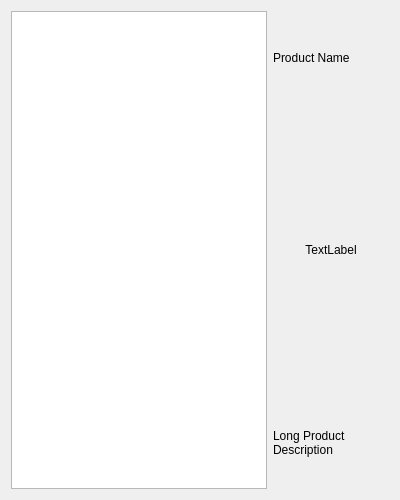
<?xml version="1.0" encoding="UTF-8"?>
<ui version="4.0">
 <author>
SPDX-FileCopyrightText: 2019 Adriaan de Groot &lt;groot@kde.org&gt;
SPDX-License-Identifier: GPL-3.0-or-later
 </author>
 <class>ConditionalPackageChooserPage</class>
 <widget class="QWidget" name="ConditionalPackageChooserPage">
  <property name="geometry">
   <rect>
    <x>0</x>
    <y>0</y>
    <width>400</width>
    <height>500</height>
   </rect>
  </property>
  <property name="sizePolicy">
   <sizepolicy hsizetype="MinimumExpanding" vsizetype="MinimumExpanding">
    <horstretch>0</horstretch>
    <verstretch>1</verstretch>
   </sizepolicy>
  </property>
  <property name="windowTitle">
   <string>Form</string>
  </property>
  <layout class="QHBoxLayout" name="horizontalLayout_2">
   <item>
    <layout class="QHBoxLayout" name="horizontalLayout" stretch="1,4">
     <item>
      <widget class="QListView" name="products">
       <property name="sizePolicy">
        <sizepolicy hsizetype="Minimum" vsizetype="Expanding">
         <horstretch>0</horstretch>
         <verstretch>1</verstretch>
        </sizepolicy>
       </property>
      </widget>
     </item>
     <item>
      <layout class="QVBoxLayout" name="verticalLayout" stretch="1,3,1">
       <item>
        <widget class="QLabel" name="productName">
         <property name="text">
          <string>Product Name</string>
         </property>
        </widget>
       </item>
       <item>
        <widget class="QLabel" name="productScreenshot">
         <property name="sizePolicy">
          <sizepolicy hsizetype="Expanding" vsizetype="Expanding">
           <horstretch>1</horstretch>
           <verstretch>0</verstretch>
          </sizepolicy>
         </property>
         <property name="text">
          <string>TextLabel</string>
         </property>
         <property name="alignment">
          <set>Qt::AlignCenter</set>
         </property>
        </widget>
       </item>
       <item>
        <widget class="QLabel" name="productDescription">
         <property name="sizePolicy">
          <sizepolicy hsizetype="Preferred" vsizetype="Expanding">
           <horstretch>0</horstretch>
           <verstretch>2</verstretch>
          </sizepolicy>
         </property>
         <property name="text">
          <string>Long Product Description</string>
         </property>
         <property name="wordWrap">
          <bool>true</bool>
         </property>
         <property name="openExternalLinks">
          <bool>true</bool>
         </property>
        </widget>
       </item>
      </layout>
     </item>
    </layout>
   </item>
  </layout>
 </widget>
 <resources/>
 <connections/>
</ui>
